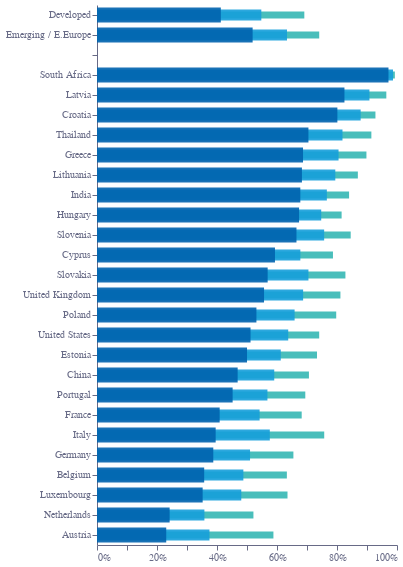

Notebook code for this chart:
### Code cell
base = (
    alt.Chart(f3)
    .encode(
        tooltip="tooltip:N",
        y=alt.Y(
            "Country:N",
            sort=[],
            axis=alt.Axis(
                grid=False,
                title="",
                titleX=0,
                titleY=-5,
                titleBaseline="bottom",
                titleAngle=0,
                titleAlign="left",
                labelColor=colors["eco-gray"],
                titleColor=colors["eco-gray"],
                tickColor=colors["eco-gray"],
                domainColor=colors["eco-gray"],
            ),
        ),
    )
    .transform_calculate(
        tooltip="datum.Country+' 3️⃣ '+round(datum.Fragility3m*100)+'%'+' 6️⃣ '+round(datum.Fragility6m*100)+'%'+' 1️⃣2️⃣ '+round(datum.Fragility12m*100)+'%'"
    )
)
bars1 = base.mark_bar(height=15, opacity=0.9, color=colors["eco-mid-blue"]).encode(
    x=alt.X(
        "Fragility3m:Q",
        stack="zero",
        axis=alt.Axis(
            grid=False,
            title="",
            labelColor=colors["eco-gray"],
            titleColor=colors["eco-gray"],
            tickColor=colors["eco-gray"],
            domainColor=colors["eco-gray"],
            format=".0%",
            tickCount=10,
            orient="bottom",
            labelAngle=0,
        ),
    )
)
bars2 = base.mark_bar(height=11, opacity=0.9, color=colors["eco-light-blue"]).encode(
    x=alt.X("Fragility6m:Q", stack="zero")
)
bars3 = base.mark_bar(height=7, opacity=0.9, color=colors["eco-turquiose"]).encode(
    x=alt.X("Fragility12m:Q", stack="zero")
)
layer1 = (
    ((bars3 + bars2 + bars1).properties(height=alt.Step(20), width=300))
    .configure_view(stroke=None)
    .properties(title="")
)
layer1.save("visualisation/" + f + "a.json")
layer1

### Figure 1 — Vega-Lite specification as saved in the notebook (floating-point values rounded to 4 significant figures)
{"config": {"view": {"continuousWidth": 400, "continuousHeight": 300, "stroke": null}}, "layer": [{"mark": {"type": "bar", "color": "#36B7B4", "height": 7, "opacity": 0.9}, "encoding": {"tooltip": {"type": "nominal", "field": "tooltip"}, "x": {"type": "quantitative", "field": "Fragility12m", "stack": "zero"}, "y": {"type": "nominal", "axis": {"domainColor": "#676A86", "grid": false, "labelColor": "#676A86", "tickColor": "#676A86", "title": "", "titleAlign": "left", "titleAngle": 0, "titleBaseline": "bottom", "titleColor": "#676A86", "titleX": 0, "titleY": -5}, "field": "Country", "sort": []}}, "transform": [{"calculate": "datum.Country+' 3️⃣ '+round(datum.Fragility3m*100)+'%'+' 6️⃣ '+round(datum.Fragility6m*100)+'%'+' 1️⃣2️⃣ '+round(datum.Fragility12m*100)+'%'", "as": "tooltip"}]}, {"mark": {"type": "bar", "color": "#179FDB", "height": 11, "opacity": 0.9}, "encoding": {"tooltip": {"type": "nominal", "field": "tooltip"}, "x": {"type": "quantitative", "field": "Fragility6m", "stack": "zero"}, "y": {"type": "nominal", "axis": {"domainColor": "#676A86", "grid": false, "labelColor": "#676A86", "tickColor": "#676A86", "title": "", "titleAlign": "left", "titleAngle": 0, "titleBaseline": "bottom", "titleColor": "#676A86", "titleX": 0, "titleY": -5}, "field": "Country", "sort": []}}, "transform": [{"calculate": "datum.Country+' 3️⃣ '+round(datum.Fragility3m*100)+'%'+' 6️⃣ '+round(datum.Fragility6m*100)+'%'+' 1️⃣2️⃣ '+round(datum.Fragility12m*100)+'%'", "as": "tooltip"}]}, {"mark": {"type": "bar", "color": "#0063AF", "height": 15, "opacity": 0.9}, "encoding": {"tooltip": {"type": "nominal", "field": "tooltip"}, "x": {"type": "quantitative", "axis": {"domainColor": "#676A86", "format": ".0%", "grid": false, "labelAngle": 0, "labelColor": "#676A86", "orient": "bottom", "tickColor": "#676A86", "tickCount": 10, "title": "", "titleColor": "#676A86"}, "field": "Fragility3m", "stack": "zero"}, "y": {"type": "nominal", "axis": {"domainColor": "#676A86", "grid": false, "labelColor": "#676A86", "tickColor": "#676A86", "title": "", "titleAlign": "left", "titleAngle": 0, "titleBaseline": "bottom", "titleColor": "#676A86", "titleX": 0, "titleY": -5}, "field": "Country", "sort": []}}, "transform": [{"calculate": "datum.Country+' 3️⃣ '+round(datum.Fragility3m*100)+'%'+' 6️⃣ '+round(datum.Fragility6m*100)+'%'+' 1️⃣2️⃣ '+round(datum.Fragility12m*100)+'%'", "as": "tooltip"}]}], "data": {"name": "data-fdc2d9792adf34cf41c342eda10e8fef"}, "height": {"step": 20}, "title": "", "width": 300, "$schema": "https://vega.github.io/schema/vega-lite/v4.8.1.json", "datasets": {"data-fdc2d9792adf34cf41c342eda10e8fef": [{"Group": "Developed", "Fragility3m": 0.4127, "Fragility6m": 0.5477, "Fragility12m": 0.6911, "Country": "Developed"}, {"Group": "Emerging / E.Europe", "Fragility3m": 0.5188, "Fragility6m": 0.6333, "Fragility12m": 0.7407, "Country": "Emerging / E.Europe"}, {"Group": null, "Fragility3m": null, "Fragility6m": null, "Fragility12m": null, "Country": ""}, {"Group": "Emerging / E.Europe", "Fragility3m": 0.9716, "Fragility6m": 0.9867, "Fragility12m": 0.9928, "Country": "South Africa"}, {"Group": "Emerging / E.Europe", "Fragility3m": 0.8248, "Fragility6m": 0.9081, "Fragility12m": 0.9644, "Country": "Latvia"}, {"Group": "Emerging / E.Europe", "Fragility3m": 0.8012, "Fragility6m": 0.8788, "Fragility12m": 0.9281, "Country": "Croatia"}, {"Group": "Emerging / E.Europe", "Fragility3m": 0.7048, "Fragility6m": 0.8183, "Fragility12m": 0.9146, "Country": "Thailand"}, {"Group": "Developed", "Fragility3m": 0.6867, "Fragility6m": 0.8052, "Fragility12m": 0.8981, "Country": "Greece"}, {"Group": "Emerging / E.Europe", "Fragility3m": 0.6831, "Fragility6m": 0.7944, "Fragility12m": 0.8695, "Country": "Lithuania"}, {"Group": "Emerging / E.Europe", "Fragility3m": 0.6777, "Fragility6m": 0.7661, "Fragility12m": 0.8403, "Country": "India"}, {"Group": "Emerging / E.Europe", "Fragility3m": 0.6736, "Fragility6m": 0.7474, "Fragility12m": 0.8154, "Country": "Hungary"}, {"Group": "Emerging / E.Europe", "Fragility3m": 0.6649, "Fragility6m": 0.7572, "Fragility12m": 0.8456, "Country": "Slovenia"}, {"Group": "Developed", "Fragility3m": 0.5933, "Fragility6m": 0.6778, "Fragility12m": 0.7866, "Country": "Cyprus"}, {"Group": "Emerging / E.Europe", "Fragility3m": 0.5688, "Fragility6m": 0.7048, "Fragility12m": 0.8281, "Country": "Slovakia"}, {"Group": "Developed", "Fragility3m": 0.5568, "Fragility6m": 0.687, "Fragility12m": 0.8114, "Country": "United Kingdom"}, {"Group": "Emerging / E.Europe", "Fragility3m": 0.5314, "Fragility6m": 0.6587, "Fragility12m": 0.7974, "Country": "Poland"}, {"Group": "Developed", "Fragility3m": 0.5118, "Fragility6m": 0.6374, "Fragility12m": 0.7406, "Country": "United States"}, {"Group": "Emerging / E.Europe", "Fragility3m": 0.5, "Fragility6m": 0.6125, "Fragility12m": 0.7333, "Country": "Estonia"}, {"Group": "Emerging / E.Europe", "Fragility3m": 0.4689, "Fragility6m": 0.5908, "Fragility12m": 0.7065, "Country": "China"}, {"Group": "Developed", "Fragility3m": 0.4521, "Fragility6m": 0.5681, "Fragility12m": 0.6943, "Country": "Portugal"}, {"Group": "Developed", "Fragility3m": 0.4089, "Fragility6m": 0.5421, "Fragility12m": 0.6823, "Country": "France"}, {"Group": "Developed", "Fragility3m": 0.3955, "Fragility6m": 0.5761, "Fragility12m": 0.7574, "Country": "Italy"}, {"Group": "Developed", "Fragility3m": 0.3876, "Fragility6m": 0.5101, "Fragility12m": 0.6546, "Country": "Germany"}, {"Group": "Developed", "Fragility3m": 0.3573, "Fragility6m": 0.4879, "Fragility12m": 0.6329, "Country": "Belgium"}, {"Group": "Developed", "Fragility3m": 0.3522, "Fragility6m": 0.4809, "Fragility12m": 0.635, "Country": "Luxembourg"}, {"Group": "Developed", "Fragility3m": 0.2421, "Fragility6m": 0.358, "Fragility12m": 0.5214, "Country": "Netherlands"}, {"Group": "Developed", "Fragility3m": 0.2308, "Fragility6m": 0.3749, "Fragility12m": 0.5881, "Country": "Austria"}]}}
